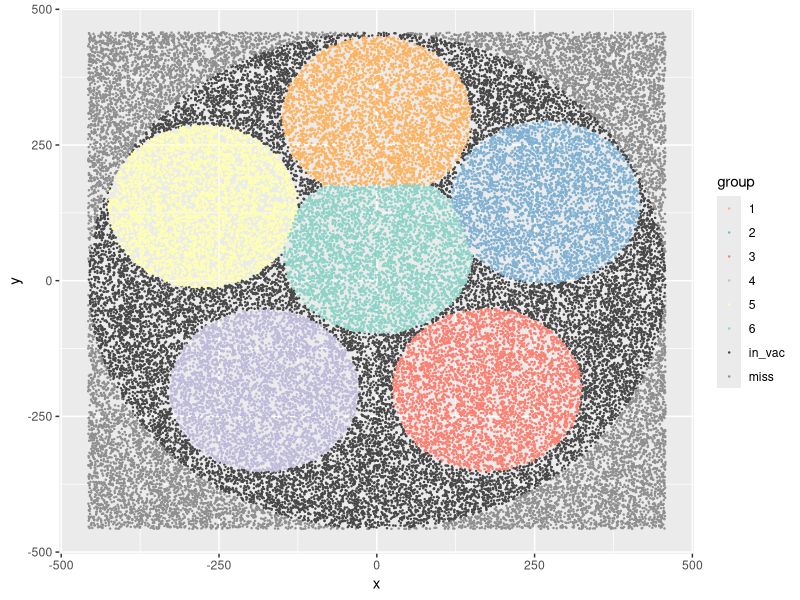

Reproduce this figure in R.
#install.packages('tidyverse')
#install.packages('RColorBrewer')

library(tidyverse)
library(RColorBrewer)
#source("/Volumes/GoogleDrive/My\ Drive/Pat\ Wall/BackuesWD/type_two_clumping-reset.R")

# import some test data
#radii <- rlnorm(11, 5.07, 0.339)
#clumped <- type_two_clustering(radii, 1043)
# clumped <- data_frame(radius = c(350, 200, 300, 250), x = c(120, 0, -250, -400),
#                       y = c(65, -300, -300, 75), z = c(0,0,0,0), rho = sqrt(x^2 + y^2))
clumped <- read_csv('pentagon.csv') %>% mutate(z = rep.int(0, 6), rho = sqrt(x^2 + y^2))

# set global variables
# set.seed(12345)
vac_rad <- max(clumped$rho) + clumped$radius[which.max(clumped$rho)]
num_arrows <- 50000
z_slice <- 0

# generate random points
arrows <- data_frame(x = runif(num_arrows, min = -vac_rad, max = vac_rad),
                     y = runif(num_arrows, min = -vac_rad, max = vac_rad))

# determine whether the point is in the vacuole
in_vacuole <- function(.x, .y, .z, .vrad) {
  from_center <- sqrt(.x^2 + .y^2 + .z^2)
  ifelse(from_center < .vrad, TRUE, FALSE)
}

# determines which arrows land in a given sphere, x, y, z are coordinates for
# the sphere and pt_x etc. are coordinates for the points.
in_sphere <- function(x, y, z, radius, pt_z, pt_x, pt_y, ...) {
  x_diff <- pt_x - x
  y_diff <- pt_y - y
  z_diff <- pt_z - z
  dist <- sqrt(x_diff^2 + y_diff^2 + z_diff^2)
  ifelse(dist < radius, TRUE, FALSE)
}

# determines which autophagic body is closest to the given point
arrow_distances <- function(body_idx, arrows_df, z) {
  x_dist <- arrows_df$x - clumped$x[body_idx]
  y_dist <- arrows_df$y - clumped$y[body_idx]
  z_dist <- z - clumped$z[body_idx]
  tot_dist <- sqrt(x_dist^2 + y_dist^2 + z_dist^2)
}

this_distance <- function(body_idx, arrow_idx, z = z_slice) {
  x_dist <- arrows2$x[arrow_idx] - clumped$x[body_idx]
  y_dist <- arrows2$y[arrow_idx] - clumped$y[body_idx]
  z_dist <- z - clumped$z[body_idx]
  tot_dist <- sqrt(x_dist^2 + y_dist^2 + z_dist^2)
}

# use my functions to prepare my data for plotting
arrows2 <- arrows %>% mutate(group = factor('miss'))

arrows2$group <- ifelse(in_vacuole(arrows$x, arrows$y, z_slice, vac_rad),
                        'in_vac', 'miss')

mapped <- pmap(clumped, in_sphere,
               pt_z = z_slice, pt_x = arrows$x, pt_y = arrows$y)
mapped_mat <- do.call(cbind, mapped)

for (n in 1:nrow(mapped_mat)) {
  if (length(which(mapped_mat[n,] == TRUE)) > 1) {
    inside_idx <- which(mapped_mat[n, ] == TRUE)
    dists <- vapply(1:nrow(clumped), this_distance, arrow_idx = n, FUN.VALUE = numeric(1))
    dists[-inside_idx] <- Inf
    keep_idx <- which.min(dists)
    mapped_mat[n,] <- FALSE
    mapped_mat[n, keep_idx] <- TRUE
  }
}
pairs <- which(mapped_mat, arr.ind = TRUE)

arrows2$group[pairs[, "row"]] <- as.character(pairs[, "col"])
arrows2$fgroup <- as.factor(arrows2$group)

# set up a color scale that effecively communicates all of my data
my_colors <- c("grey56", "grey28", brewer.pal(8, "Set3"))
names(my_colors) <- rev(levels(arrows2$fgroup))
colScale <- scale_color_manual(name = "group", values = my_colors)

g <- ggplot(arrows2, aes(x = x, y = y, col = fgroup)) +
  geom_point(size = 0.2) +
  colScale
